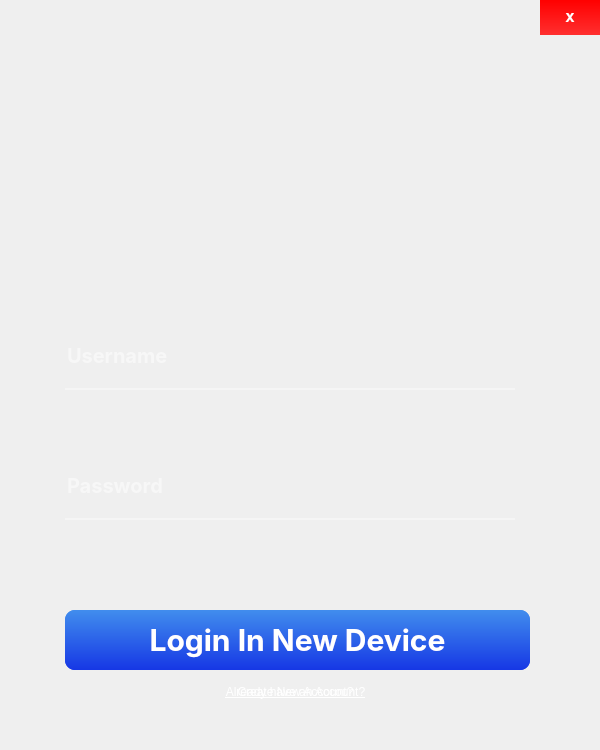
<?xml version="1.0" encoding="UTF-8"?>
<ui version="4.0">
 <class>Form</class>
 <widget class="QWidget" name="Form">
  <property name="geometry">
   <rect>
    <x>0</x>
    <y>0</y>
    <width>600</width>
    <height>750</height>
   </rect>
  </property>
  <property name="windowTitle">
   <string>Form</string>
  </property>
  <widget class="QLabel" name="Background">
   <property name="geometry">
    <rect>
     <x>0</x>
     <y>0</y>
     <width>600</width>
     <height>750</height>
    </rect>
   </property>
   <property name="styleSheet">
    <string notr="true">border-image: url(:/img/Background.png);
border-radius: 0px;</string>
   </property>
   <property name="text">
    <string/>
   </property>
  </widget>
  <widget class="QLineEdit" name="DeviceName">
   <property name="geometry">
    <rect>
     <x>65</x>
     <y>330</y>
     <width>450</width>
     <height>60</height>
    </rect>
   </property>
   <property name="font">
    <font>
     <family>SF Pro Display</family>
     <pointsize>-1</pointsize>
     <weight>75</weight>
     <italic>false</italic>
     <bold>true</bold>
    </font>
   </property>
   <property name="styleSheet">
    <string notr="true">background-color:rgba(0, 0, 0, 0);
border:none;
color:rgb(255, 255, 255);
border-bottom: 2px solid rgba(255, 255, 255, 100);
padding-bottom:7px;
font-size: 20px;
font-family: &quot;SF Pro Display&quot;; 
	font-weight: bold; 
    font-style: normal;
</string>
   </property>
   <property name="text">
    <string/>
   </property>
   <property name="placeholderText">
    <string>Username</string>
   </property>
  </widget>
  <widget class="QLineEdit" name="Password">
   <property name="geometry">
    <rect>
     <x>65</x>
     <y>460</y>
     <width>450</width>
     <height>60</height>
    </rect>
   </property>
   <property name="font">
    <font>
     <family>SF Pro Display</family>
     <pointsize>-1</pointsize>
     <weight>75</weight>
     <italic>false</italic>
     <bold>true</bold>
    </font>
   </property>
   <property name="styleSheet">
    <string notr="true">background-color:rgba(0, 0, 0, 0);
border:none;
color:rgb(255, 255, 255);
border-bottom: 2px solid rgba(255, 255, 255, 100);
padding-bottom:7px;
font-size: 20px;
font-family: &quot;SF Pro Display&quot;; 
	font-weight: bold; 
    font-style: normal;</string>
   </property>
   <property name="text">
    <string/>
   </property>
   <property name="echoMode">
    <enum>QLineEdit::Password</enum>
   </property>
   <property name="placeholderText">
    <string>Password</string>
   </property>
  </widget>
  <widget class="QPushButton" name="CreateNewDevice">
   <property name="geometry">
    <rect>
     <x>65</x>
     <y>610</y>
     <width>465</width>
     <height>60</height>
    </rect>
   </property>
   <property name="font">
    <font>
     <family>SF Pro Display</family>
     <pointsize>-1</pointsize>
     <weight>75</weight>
     <italic>false</italic>
     <bold>true</bold>
    </font>
   </property>
   <property name="cursor">
    <cursorShape>PointingHandCursor</cursorShape>
   </property>
   <property name="styleSheet">
    <string notr="true">QPushButton {
    background-color: qlineargradient(spread:pad, x1:0, y1:0, x2:0, y2:1, stop:0 rgba(65, 141, 237, 255), stop:1 rgba(22, 55, 229, 255));
    color: white;
    border-radius: 10px;
	font-size: 30px;
font-family: &quot;SF Pro Display&quot;; 
	font-weight: bold; 
    font-style: normal;
}


QPushButton:pressed {
    background-color: qlineargradient(spread:pad, x1:0, y1:0, x2:0, y2:1, stop:0 rgba(15, 30, 180, 255), stop:1 rgba(50, 100, 200, 255));
}</string>
   </property>
   <property name="text">
    <string>Create New Device</string>
   </property>
  </widget>
  <widget class="QPushButton" name="Exit">
   <property name="geometry">
    <rect>
     <x>540</x>
     <y>0</y>
     <width>60</width>
     <height>35</height>
    </rect>
   </property>
   <property name="font">
    <font>
     <family>SF Pro Display</family>
     <weight>75</weight>
     <bold>true</bold>
    </font>
   </property>
   <property name="cursor">
    <cursorShape>PointingHandCursor</cursorShape>
   </property>
   <property name="styleSheet">
    <string notr="true">background-color: qlineargradient(spread:pad, x1:0, y1:0, x2:0, y2:1, stop:0 rgba(255, 0, 0, 255), stop:1 rgba(255, 47, 47, 255));
    color: white;
    border-radius: 0px;</string>
   </property>
   <property name="text">
    <string>X</string>
   </property>
  </widget>
  <widget class="QPushButton" name="LoginInNewDevice">
   <property name="geometry">
    <rect>
     <x>65</x>
     <y>610</y>
     <width>465</width>
     <height>60</height>
    </rect>
   </property>
   <property name="font">
    <font>
     <family>SF Pro Display</family>
     <pointsize>-1</pointsize>
     <weight>75</weight>
     <italic>false</italic>
     <bold>true</bold>
    </font>
   </property>
   <property name="cursor">
    <cursorShape>PointingHandCursor</cursorShape>
   </property>
   <property name="styleSheet">
    <string notr="true">QPushButton {
    background-color: qlineargradient(spread:pad, x1:0, y1:0, x2:0, y2:1, stop:0 rgba(65, 141, 237, 255), stop:1 rgba(22, 55, 229, 255));
    color: white;
    border-radius: 10px;
	font-size: 30px;
 	font-family: &quot;SF Pro Display&quot;; 
	font-weight: bold; 
    font-style: normal;
}


QPushButton:pressed {
    background-color: qlineargradient(spread:pad, x1:0, y1:0, x2:0, y2:1, stop:0 rgba(15, 30, 180, 255), stop:1 rgba(50, 100, 200, 255));
}</string>
   </property>
   <property name="text">
    <string>Login In New Device</string>
   </property>
  </widget>
  <widget class="QPushButton" name="LoginOption">
   <property name="geometry">
    <rect>
     <x>165</x>
     <y>670</y>
     <width>261</width>
     <height>43</height>
    </rect>
   </property>
   <property name="font">
    <font>
     <pointsize>-1</pointsize>
     <underline>true</underline>
    </font>
   </property>
   <property name="cursor">
    <cursorShape>PointingHandCursor</cursorShape>
   </property>
   <property name="styleSheet">
    <string notr="true">QPushButton {
    color: white;
    border: 0px;
	text-decoration: underline;
 font-size : 12px;
}
QPushButton:hover {
    color: lightgray; 
}

QPushButton:pressed {
    color: darkgray;
}</string>
   </property>
   <property name="text">
    <string>Already have an Account?</string>
   </property>
   <property name="checkable">
    <bool>true</bool>
   </property>
  </widget>
  <widget class="QPushButton" name="CreateOption">
   <property name="geometry">
    <rect>
     <x>165</x>
     <y>670</y>
     <width>261</width>
     <height>43</height>
    </rect>
   </property>
   <property name="font">
    <font>
     <pointsize>-1</pointsize>
     <underline>true</underline>
    </font>
   </property>
   <property name="cursor">
    <cursorShape>PointingHandCursor</cursorShape>
   </property>
   <property name="styleSheet">
    <string notr="true">QPushButton {
    color: white;
    border: 0px;
	text-decoration: underline;
 font-size : 12px;
}
QPushButton:hover {
    color: lightgray; 
}

QPushButton:pressed {
    color: darkgray;
}</string>
   </property>
   <property name="text">
    <string>Create New Account?</string>
   </property>
   <property name="checkable">
    <bool>true</bool>
   </property>
  </widget>
 </widget>
 <resources>
  <include location="res.qrc"/>
 </resources>
 <connections/>
</ui>
